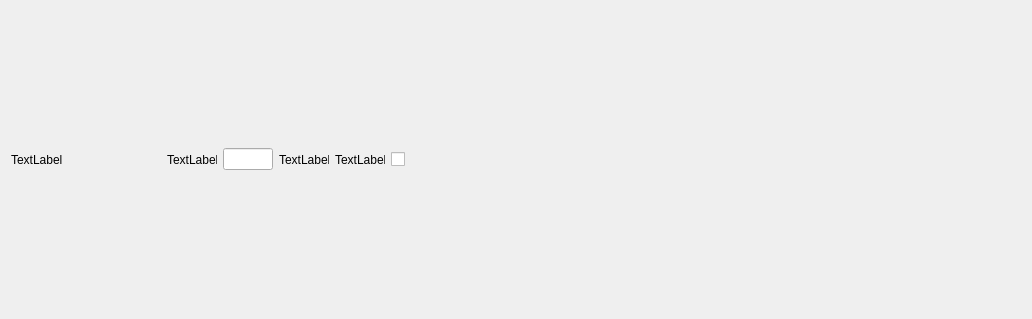
<?xml version="1.0" encoding="UTF-8"?>
<ui version="4.0">
 <class>SkillWidget</class>
 <widget class="QWidget" name="SkillWidget">
  <property name="geometry">
   <rect>
    <x>0</x>
    <y>0</y>
    <width>1032</width>
    <height>319</height>
   </rect>
  </property>
  <property name="windowTitle">
   <string>SkillWidget</string>
  </property>
  <layout class="QHBoxLayout" name="horizontalLayout_2">
   <item>
    <layout class="QHBoxLayout" name="horizontalLayout">
     <item>
      <widget class="QLabel" name="nameLabel">
       <property name="maximumSize">
        <size>
         <width>150</width>
         <height>16777215</height>
        </size>
       </property>
       <property name="text">
        <string>TextLabel</string>
       </property>
      </widget>
     </item>
     <item>
      <widget class="QLabel" name="costLabel">
       <property name="maximumSize">
        <size>
         <width>50</width>
         <height>16777215</height>
        </size>
       </property>
       <property name="text">
        <string>TextLabel</string>
       </property>
      </widget>
     </item>
     <item>
      <widget class="QLineEdit" name="numberBoughtEdit">
       <property name="maximumSize">
        <size>
         <width>50</width>
         <height>16777215</height>
        </size>
       </property>
      </widget>
     </item>
     <item>
      <widget class="QLabel" name="totalCostLabel">
       <property name="maximumSize">
        <size>
         <width>50</width>
         <height>16777215</height>
        </size>
       </property>
       <property name="text">
        <string>TextLabel</string>
       </property>
      </widget>
     </item>
     <item>
      <widget class="QLabel" name="maxPicksLabel">
       <property name="maximumSize">
        <size>
         <width>50</width>
         <height>16777215</height>
        </size>
       </property>
       <property name="text">
        <string>TextLabel</string>
       </property>
      </widget>
     </item>
     <item>
      <widget class="QCheckBox" name="statusSkillCheck">
       <property name="enabled">
        <bool>true</bool>
       </property>
       <property name="text">
        <string/>
       </property>
       <property name="checkable">
        <bool>true</bool>
       </property>
      </widget>
     </item>
    </layout>
   </item>
  </layout>
 </widget>
 <layoutdefault spacing="6" margin="11"/>
 <resources/>
 <connections>
  <connection>
   <sender>numberBoughtEdit</sender>
   <signal>textChanged(QString)</signal>
   <receiver>SkillWidget</receiver>
   <slot>actionNumberPicksBoxChanged(QString)</slot>
   <hints>
    <hint type="sourcelabel">
     <x>239</x>
     <y>149</y>
    </hint>
    <hint type="destinationlabel">
     <x>299</x>
     <y>285</y>
    </hint>
   </hints>
  </connection>
 </connections>
 <slots>
  <slot>actionNumberPicksBoxChanged(QString)</slot>
 </slots>
</ui>
